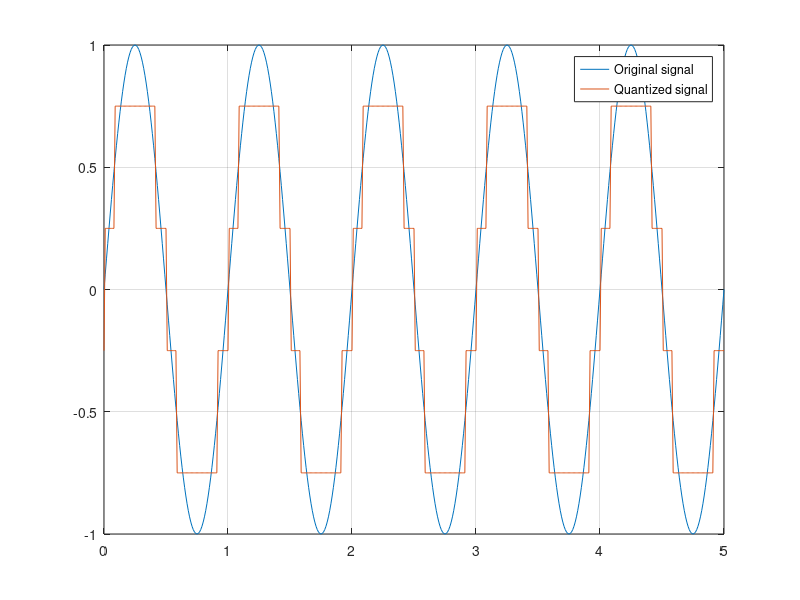

Recreate this plot in MATLAB. (Note: this script raises an error after producing the figure.)
%% 1
Ta = 0.01;
t = [0:Ta:5]';
sig = sin(2*pi*t);


nbit = 2; % fazer para 2 3 e 4 bits
Npal = 2^nbit;
Delta = 2/Npal;


partition = [-1+2*Delta/2:Delta:1-Delta/2];
codebook = [-1+Delta/2:Delta:1-Delta/2];
[index, quants] = quantiz(sig, partition, codebook);
figure(1)
plot(t, sig, t, quants);
legend('Original signal', 'Quantized signal');
grid

%% 2
Ta = 0.01;
t = [0:Ta:5]';
sig = sin(2*pi*t);
[X,f] = espetro(sig,Ta);
figure(2)
plot(f, abs(X), 'b-')
% hold on;
figure(3)
[Y,f2] = espetro(quants,Ta);
plot(f2, abs(Y), 'r-')
disp("Quanto maior o numero de bits tanto para um como para outro, aproximam-se ate coincdirem")


%% 3
figure(4)
ReconstroiSinal(quants,Ta) % ?
legend("Sinal Quantizado Reconstruido")